Frame 1 (no input): blank canvas, image omitted
Frame 60 (the mouse pressed at the canvas centre just before this capture): blank canvas, image omitted
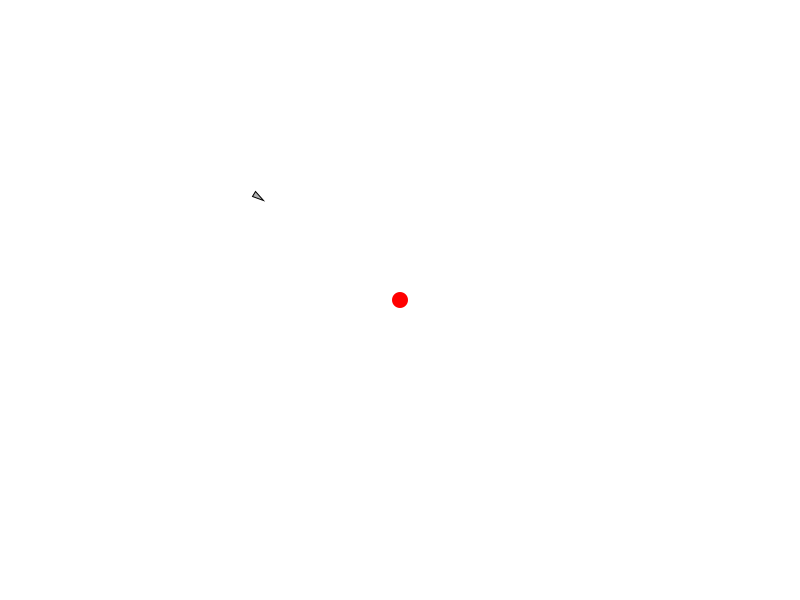
Frame 120 (the mouse held since frame 60 and released just before this capture)

The Processing sketch whose frames 1 and 60 were blank and that drew this single picture after the mouse press (run headless with seeded random() and noise(); from frame 60 on, the mouse is pressed at the canvas centre):

// Processing sketch: e01_vehicle
// ── e01_vehicle.pde
Vehicle v;
PVector target;

void setup() {
  size(800, 600);
  v = new Vehicle(width/2, height/2);
  // target = new PVector(random(width), random(height));
  target = new PVector();
}

void draw() {
  background(255);
  target.set(mouseX, mouseY);
  v.update();
  v.seek(target);
  // v.flee(target);
  v.display();

  noStroke();
  fill(255, 0, 0);
  ellipse(target.x, target.y, 16, 16);
}

// ── Vehicle.pde
/**
 * The term "autonomous agent" generally refers to an entity that makes its own
 * choices about how to act in its environment without any influence from a
 * leader or global plan.
 *
 * There are three key components of autonomous agents:
 *
 * 1. An autonomous agent has a limited ability to perceive environment.
 *
 * 2. An autonomous agent processes the information from its environment and
 *    calculates an action.
 *
 * 3. An autonomous agent has no leader.
 *
 * Rules for autonomous movement (from “Steering Behaviors for Autonomous
 * Characters", Craig Reynolds):
 *
 * 1. Action Selection. A vehicle has a goal (or goals) and can select an action
 * (or a combination of actions) based on that goal.
 *
 * 2. Steering. Once an action has been selected, the vehicle has to calculate
 * its next move.
 *
 * 3. Locomotion. How the vehicle moves.
 *
 * The term Vehicle comes from "Vehicles: Experiments in Synthetic Psychology"
 * by Valentino Braitenberg.
 */

class Vehicle {
  PVector location;
  PVector velocity;
  PVector acceleration;

  // We need to constrain desired velocity so that the vehicle can't just
  // 'teleport' to its target location.
  float maxspeed;

  // 'Steering' ability (handling)
  float maxforce;

  // Size
  float r;

  Vehicle(float x, float y) {
    location = new PVector(x, y);
    velocity = new PVector();
    acceleration = new PVector(0.5, 1);
    maxspeed = 4;
    maxforce = 0.1;
    r = 3;
  }

  void update() {
    velocity.add(acceleration);
    velocity.limit(maxspeed);
    location.add(velocity);
    acceleration.mult(0);
  }

  void display() {
    // Vehicle is a triangle pointing in the direction of velocity;
    // since it is drawn pointing up, we rotate it an additional 90 degrees.
    float theta = velocity.heading() + PI/2;
    fill(175);
    stroke(0);
    pushMatrix();
    translate(location.x, location.y);
    rotate(theta);
    beginShape();
    vertex(0, -r*2);
    vertex(-r, r*2);
    vertex(r, r*2);
    endShape(CLOSE);
    popMatrix();
  }

  void seek(PVector target) {
    PVector desired = PVector.sub(target, location); // vector pointing from location to target
    desired.normalize(); // unit vector (direction)
    desired.mult(maxspeed); // constrain
    PVector steer = PVector.sub(desired, velocity); // Reynolds's steering formula
    steer.limit(maxforce); // how easy does the vehicle turn?
    applyForce(steer);
  }

  void flee(PVector target) {
    PVector desired = PVector.sub(target, location); // vector from location to target
    desired.normalize(); // unit vector (direction)
    desired.mult(-maxspeed); // constrain
    PVector steer = PVector.sub(desired, velocity); // Reynolds's steering formula
    steer.limit(maxforce); // how easy does the vehicle turn?
    applyForce(steer);
  }

  void applyForce(PVector f) {
    acceleration.add(f);
  }
}
